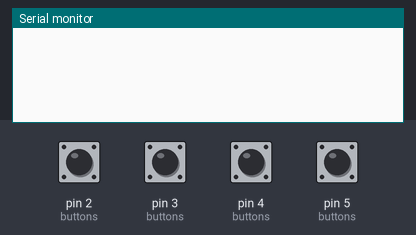
Simulated run of this sketch. Board: Arduino Uno, built with avr-gcc and run on an emulated ATmega328P. On the bench: the last lines printed to the serial monitor. The inputs (shaded band) are chosen by the test bench; at power-on: pin 2 (buttons), pin 3 (buttons), pin 4 (buttons), pin 5 (buttons) HIGH.

Above: at 1.2 s.
1.3 s: pin 2 (buttons) pulled LOW for 0.15 s
At 2.4 s:
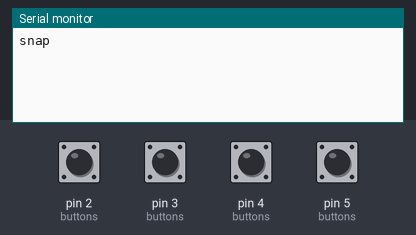
2.9 s: pin 3 (buttons) pulled LOW for 0.15 s
At 3.6 s:
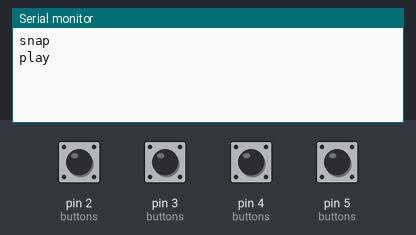
4.5 s: pin 4 (buttons) pulled LOW for 0.15 s
At 5.7 s:
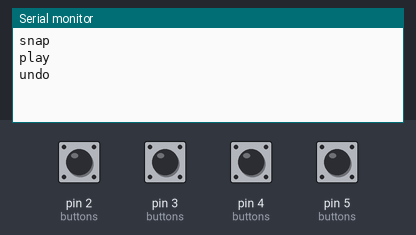
6.1 s: pin 5 (buttons) pulled LOW for 0.15 s
At 7.2 s:
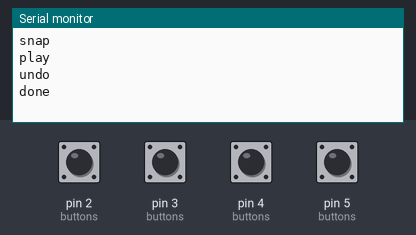

Measured:
- after the input at 1.3 s, the serial monitor: prints a new line at once (image 1)
- after the input at 2.9 s, the serial monitor: prints a new line at once (image 2)
- after the input at 4.5 s, the serial monitor: prints a new line at once (image 3)
- after the input at 6.1 s, the serial monitor: prints a new line at once (image 4)

The sketch:

microController.ino
```cpp
// ButtonsFour.ino
// Four buttons on D2..D5 using internal pull-ups.
// Pressed = LOW; idle = HIGH. Debounced edge-detect prints one command per press.

struct Button {
  uint8_t pin;
  const char* command;
  bool stableState;        // debounced current state (true=HIGH, false=LOW)
  bool lastStableState;    // previous debounced state
  unsigned long lastChangeMs; // last time we saw a raw change
  bool lastRaw;            // last raw (immediate) read
};

constexpr uint8_t BTN_COUNT = 4;
constexpr unsigned long DEBOUNCE_MS = 25; // good starting point for typical kits

Button buttons[BTN_COUNT] = {
  {2, "snap", true, true, 0, true},
  {3, "play", true, true, 0, true},
  {4, "undo", true, true, 0, true},
  {5, "done", true, true, 0, true}
};

void setup() {
  Serial.begin(115200);
  // Set pins as INPUT_PULLUP and initialize states
  for (uint8_t i = 0; i < BTN_COUNT; ++i) {
    pinMode(buttons[i].pin, INPUT_PULLUP);
    bool raw = digitalRead(buttons[i].pin); // HIGH (idle) due to pull-up
    buttons[i].lastRaw = raw;
    buttons[i].stableState = raw;
    buttons[i].lastStableState = raw;
    buttons[i].lastChangeMs = millis();
  }

  // Serial.println(F("Five-button controller ready. Press buttons to print commands."));
}

void loop() {
  unsigned long now = millis();
  for (uint8_t i = 0; i < BTN_COUNT; ++i) {
    Button &b = buttons[i];
    bool raw = digitalRead(b.pin);

    if (raw != b.lastRaw) {
      // Raw change detected; reset debounce timer
      b.lastChangeMs = now;
      b.lastRaw = raw;
    }

    // If raw state has been stable long enough, accept it as debounced
    if ((now - b.lastChangeMs) >= DEBOUNCE_MS && raw != b.stableState) {
      b.lastStableState = b.stableState;
      b.stableState = raw;

      // We want a "press" event: transition from HIGH (idle) -> LOW (pressed)
      // Remember: INPUT_PULLUP -> LOW means pressed.
      if (b.lastStableState == HIGH && b.stableState == LOW) {
        Serial.println(b.command);
      }
      // If you also want a release event, check LOW->HIGH here.
    }
  }
}
```
